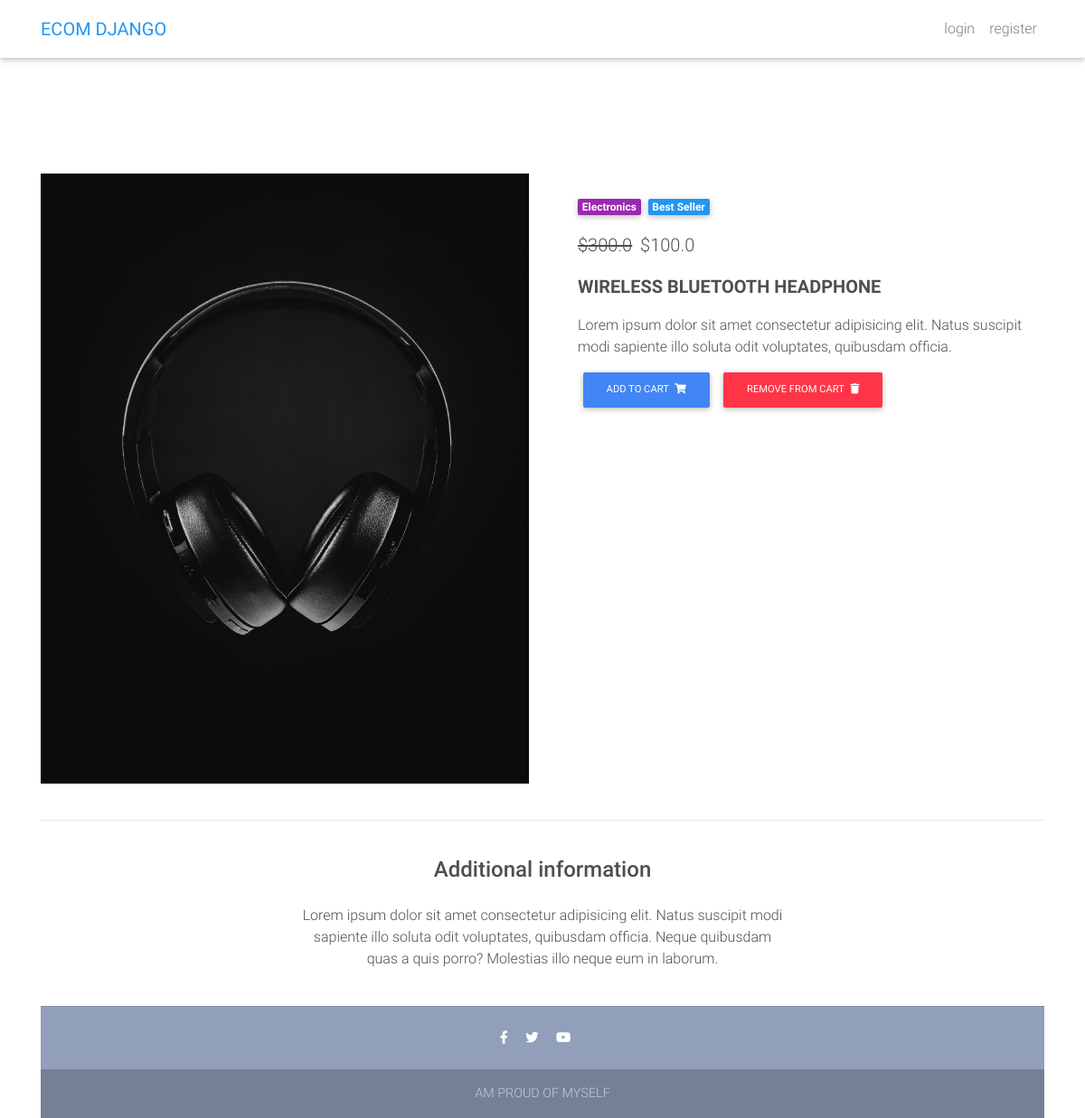
Screenshot of /product/2/ with the database file from the repository.
### core/models.py (models this page shows, shortened)
class Item(models.Model):
    item_name = models.CharField(max_length=100)
    price = models.FloatField()
    image = models.ImageField(null=True, blank=True)
    discount_price = models.FloatField(blank=True, null=True)
    category = models.CharField(choices=CATEGORY, max_length=2)
    label = models.CharField(choices=LABEL, max_length=2)
    description = models.TextField()
    def get_add_to_cart_url(self):
        return reverse("core:add-to-cart", kwargs={
            "pk" : self.pk
        })
    def get_remove_from_cart_url(self):
        return reverse("core:remove-from-cart", kwargs={
            "pk" : self.pk
        })
    @property
    def imageURL(self):
        try:
            url = self.image.url
        except:
            url = ''
        return url

### core/views.py (the view)
# urls.py: path('product/<pk>/', ProductView.as_view(), name='product'),
class ProductView(DetailView):
    model = Item
    template_name = "product.html"

### templates/product.html (shortened to what this page needs)
{% extends 'base.html' %}
{% load static %}
{% block content %}
  <main class="mt-5 pt-4">
    <div class="container dark-grey-text mt-5">
      <div class="row wow fadeIn">
        <div class="col-md-6 mb-4">
          <img src="{{ item.imageURL }}" class="img-fluid" alt="">
        </div>
        <div class="col-md-6 mb-4">
          <div class="p-4">
            <div class="mb-3">
              <a href="">
                <span class="badge purple mr-1">{{ object.get_category_display }}</span>
              </a>
              <a href="">
                <span class="badge blue mr-1">{{ object.get_label_display }}</span>
              </a>
            </div>
            <p class="lead">
            {% if object.discount_price %}
              <span class="mr-1">
              <del>${{ object.price }}</del>
              </span>
              <span>${{ object.discount_price }}</span>
            {% else %}
             <span>${{ object.price }}</span>
            {% endif %}
            </p>
            <p class="lead font-weight-bold">{{ object.item_name }}</p>
            <p>{{ object.description }}</p>
            <a href="{{ object.get_add_to_cart_url }}" class="btn btn-primary btn-md my-0 p" >Add to cart
                <i class="fas fa-shopping-cart ml-1"></i>
            </a>
            <a href="{{ object.get_remove_from_cart_url }}" class="btn btn-danger btn-md my-0 p" >Remove From cart
                <i class="fas fa-trash ml-1"></i>
            </a>
          </div>
        </div>
      </div>
      <hr>
      <div class="row d-flex justify-content-center wow fadeIn">
        <div class="col-md-6 text-center">
          <h4 class="my-4 h4">Additional information</h4>
          <p>Lorem ipsum dolor sit amet consectetur adipisicing elit. Natus suscipit modi sapiente illo soluta odit
            voluptates,
            quibusdam officia. Neque quibusdam quas a quis porro? Molestias illo neque eum in laborum.</p>
        </div>
      </div>
{% endblock content %}

### templates/base.html (style rules this page uses)
html, body, header, .carousel { height: 60vh; }

### rows the page displays
Item: imageURL (picture), category "Electronics", label "Best Seller", price "300.0", discount_price "100.0", item_name "WIRELESS BLUETOOTH HEADPHONE", description "Lorem ipsum dolor sit amet consectetur adipisicing elit. Natus suscipit modi sapiente illo soluta odit voluptates, quibusdam officia."
